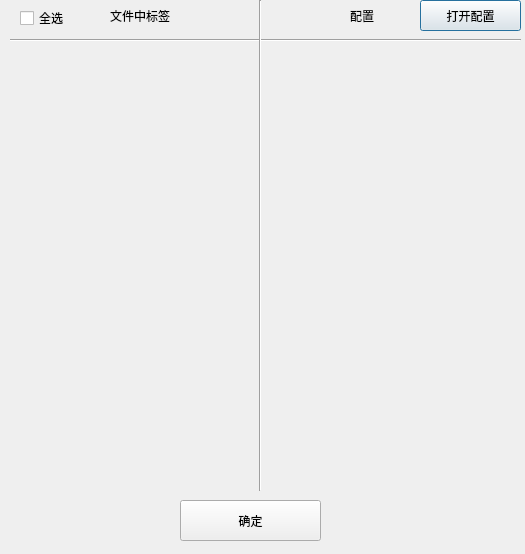
<?xml version="1.0" encoding="UTF-8"?>
<ui version="4.0">
 <class>Dialog</class>
 <widget class="QDialog" name="Dialog">
  <property name="geometry">
   <rect>
    <x>0</x>
    <y>0</y>
    <width>525</width>
    <height>554</height>
   </rect>
  </property>
  <property name="windowTitle">
   <string>Dialog</string>
  </property>
  <widget class="QWidget" name="verticalLayoutWidget">
   <property name="geometry">
    <rect>
     <x>20</x>
     <y>50</y>
     <width>221</width>
     <height>431</height>
    </rect>
   </property>
   <layout class="QVBoxLayout" name="verticalLayout"/>
  </widget>
  <widget class="QLabel" name="label">
   <property name="geometry">
    <rect>
     <x>110</x>
     <y>0</y>
     <width>101</width>
     <height>31</height>
    </rect>
   </property>
   <property name="text">
    <string>文件中标签</string>
   </property>
  </widget>
  <widget class="QLabel" name="label_2">
   <property name="geometry">
    <rect>
     <x>350</x>
     <y>0</y>
     <width>111</width>
     <height>31</height>
    </rect>
   </property>
   <property name="text">
    <string>配置</string>
   </property>
  </widget>
  <widget class="QPushButton" name="pushButton_2">
   <property name="geometry">
    <rect>
     <x>420</x>
     <y>0</y>
     <width>101</width>
     <height>31</height>
    </rect>
   </property>
   <property name="text">
    <string>打开配置</string>
   </property>
  </widget>
  <widget class="QWidget" name="verticalLayoutWidget_2">
   <property name="geometry">
    <rect>
     <x>280</x>
     <y>50</y>
     <width>221</width>
     <height>431</height>
    </rect>
   </property>
   <layout class="QVBoxLayout" name="verticalLayout_2"/>
  </widget>
  <widget class="QPushButton" name="pushButton_3">
   <property name="geometry">
    <rect>
     <x>180</x>
     <y>500</y>
     <width>141</width>
     <height>41</height>
    </rect>
   </property>
   <property name="text">
    <string>确定</string>
   </property>
  </widget>
  <widget class="QCheckBox" name="checkBox">
   <property name="geometry">
    <rect>
     <x>20</x>
     <y>10</y>
     <width>71</width>
     <height>16</height>
    </rect>
   </property>
   <property name="text">
    <string>全选</string>
   </property>
  </widget>
  <widget class="Line" name="line">
   <property name="geometry">
    <rect>
     <x>10</x>
     <y>30</y>
     <width>511</width>
     <height>20</height>
    </rect>
   </property>
   <property name="orientation">
    <enum>Qt::Horizontal</enum>
   </property>
  </widget>
  <widget class="Line" name="line_2">
   <property name="geometry">
    <rect>
     <x>250</x>
     <y>0</y>
     <width>20</width>
     <height>491</height>
    </rect>
   </property>
   <property name="orientation">
    <enum>Qt::Vertical</enum>
   </property>
  </widget>
 </widget>
 <resources/>
 <connections/>
</ui>
